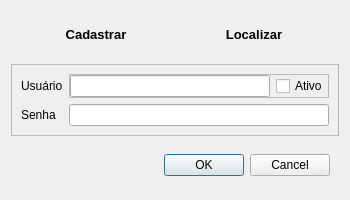
<?xml version="1.0" encoding="UTF-8"?>
<ui version="4.0">
 <class>CadastroUsuario</class>
 <widget class="QWidget" name="CadastroUsuario">
  <property name="windowModality">
   <enum>Qt::NonModal</enum>
  </property>
  <property name="geometry">
   <rect>
    <x>0</x>
    <y>0</y>
    <width>350</width>
    <height>200</height>
   </rect>
  </property>
  <property name="sizePolicy">
   <sizepolicy hsizetype="Minimum" vsizetype="Minimum">
    <horstretch>0</horstretch>
    <verstretch>0</verstretch>
   </sizepolicy>
  </property>
  <property name="minimumSize">
   <size>
    <width>350</width>
    <height>200</height>
   </size>
  </property>
  <property name="maximumSize">
   <size>
    <width>500</width>
    <height>250</height>
   </size>
  </property>
  <property name="windowTitle">
   <string>Cadastro de usuários</string>
  </property>
  <layout class="QGridLayout" name="gridLayout">
   <item row="2" column="1">
    <widget class="QFrame" name="frame">
     <property name="frameShape">
      <enum>QFrame::StyledPanel</enum>
     </property>
     <property name="frameShadow">
      <enum>QFrame::Raised</enum>
     </property>
     <layout class="QFormLayout" name="formLayout">
      <item row="0" column="0">
       <widget class="QLabel" name="label">
        <property name="text">
         <string>Usuário</string>
        </property>
       </widget>
      </item>
      <item row="0" column="1">
       <widget class="QFrame" name="frame_2">
        <property name="frameShape">
         <enum>QFrame::StyledPanel</enum>
        </property>
        <property name="frameShadow">
         <enum>QFrame::Raised</enum>
        </property>
        <layout class="QHBoxLayout" name="horizontalLayout">
         <property name="leftMargin">
          <number>0</number>
         </property>
         <property name="topMargin">
          <number>0</number>
         </property>
         <property name="rightMargin">
          <number>0</number>
         </property>
         <property name="bottomMargin">
          <number>0</number>
         </property>
         <item>
          <widget class="QLineEdit" name="lineEdit">
           <property name="maxLength">
            <number>16</number>
           </property>
          </widget>
         </item>
         <item>
          <widget class="QCheckBox" name="checkBox">
           <property name="text">
            <string>Ativo</string>
           </property>
          </widget>
         </item>
        </layout>
       </widget>
      </item>
      <item row="1" column="0">
       <widget class="QLabel" name="label_2">
        <property name="text">
         <string>Senha</string>
        </property>
       </widget>
      </item>
      <item row="1" column="1">
       <widget class="QLineEdit" name="lineEdit_2">
        <property name="maxLength">
         <number>20</number>
        </property>
        <property name="frame">
         <bool>true</bool>
        </property>
        <property name="echoMode">
         <enum>QLineEdit::Password</enum>
        </property>
       </widget>
      </item>
     </layout>
    </widget>
   </item>
   <item row="1" column="1">
    <widget class="QFrame" name="frame_menu">
     <property name="sizePolicy">
      <sizepolicy hsizetype="Preferred" vsizetype="Fixed">
       <horstretch>0</horstretch>
       <verstretch>0</verstretch>
      </sizepolicy>
     </property>
     <property name="maximumSize">
      <size>
       <width>16777215</width>
       <height>60</height>
      </size>
     </property>
     <property name="font">
      <font>
       <pointsize>10</pointsize>
       <weight>75</weight>
       <bold>true</bold>
      </font>
     </property>
     <layout class="QHBoxLayout" name="horizontalLayout_4">
      <item>
       <widget class="QPushButton" name="pushButton_cadastrar">
        <property name="font">
         <font>
          <pointsize>10</pointsize>
          <weight>75</weight>
          <bold>true</bold>
         </font>
        </property>
        <property name="text">
         <string>Cadastrar</string>
        </property>
        <property name="checkable">
         <bool>false</bool>
        </property>
        <property name="default">
         <bool>false</bool>
        </property>
        <property name="flat">
         <bool>true</bool>
        </property>
       </widget>
      </item>
      <item>
       <widget class="QPushButton" name="pushButton_localizar">
        <property name="font">
         <font>
          <pointsize>10</pointsize>
          <weight>75</weight>
          <bold>true</bold>
         </font>
        </property>
        <property name="text">
         <string>Localizar</string>
        </property>
        <property name="checkable">
         <bool>false</bool>
        </property>
        <property name="default">
         <bool>false</bool>
        </property>
        <property name="flat">
         <bool>true</bool>
        </property>
       </widget>
      </item>
     </layout>
    </widget>
   </item>
   <item row="3" column="1">
    <widget class="QFrame" name="frame_buttons">
     <property name="maximumSize">
      <size>
       <width>16777215</width>
       <height>60</height>
      </size>
     </property>
     <property name="frameShape">
      <enum>QFrame::NoFrame</enum>
     </property>
     <property name="frameShadow">
      <enum>QFrame::Sunken</enum>
     </property>
     <layout class="QHBoxLayout" name="horizontalLayout_2">
      <item>
       <widget class="QLineEdit" name="lineEdit_id">
        <property name="enabled">
         <bool>false</bool>
        </property>
        <property name="sizePolicy">
         <sizepolicy hsizetype="Minimum" vsizetype="Minimum">
          <horstretch>0</horstretch>
          <verstretch>0</verstretch>
         </sizepolicy>
        </property>
        <property name="autoFillBackground">
         <bool>false</bool>
        </property>
        <property name="frame">
         <bool>false</bool>
        </property>
        <property name="dragEnabled">
         <bool>false</bool>
        </property>
        <property name="readOnly">
         <bool>false</bool>
        </property>
       </widget>
      </item>
      <item>
       <widget class="QDialogButtonBox" name="buttonBox">
        <property name="standardButtons">
         <set>QDialogButtonBox::Cancel|QDialogButtonBox::Ok</set>
        </property>
       </widget>
      </item>
     </layout>
    </widget>
   </item>
  </layout>
 </widget>
 <resources/>
 <connections/>
</ui>
